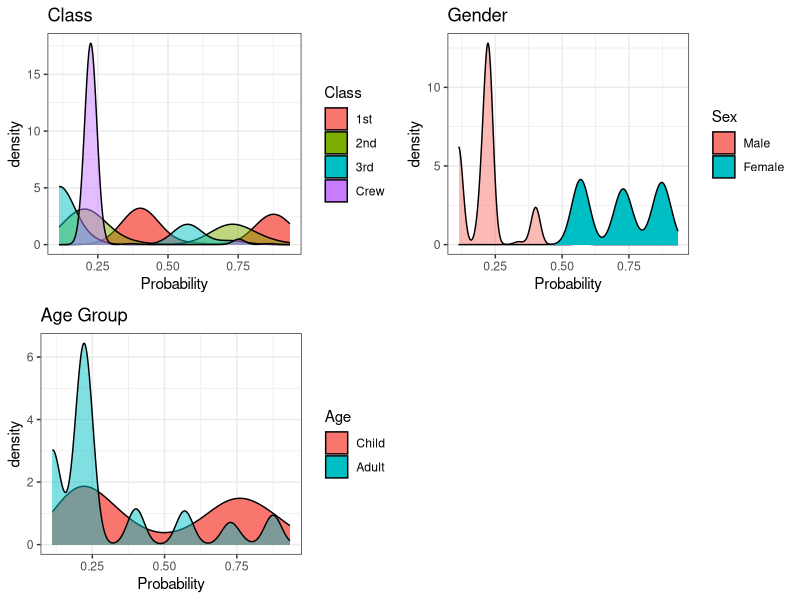

Generate this figure with R:
## ---- chunk 1
knitr::opts_chunk$set(echo = FALSE)
## ---- chunk 2
library(datasets)
library(dplyr)
library(tidyr)
library(ggplot2)
library(ggpubr)
## ---- chunk 3
str(data.frame(Titanic))
## ---- chunk 4
Titanic1 <- data.frame(Titanic) %>%
    rowwise() %>%
    mutate(Freq = list(seq(1, Freq))) %>%
    ungroup() %>%
    unnest(cols=c(Freq)) %>%
    select(-Freq)
str(Titanic1)
## ---- chunk 5
logit2prob <- function(logit){
    odds <- exp(logit)
    prob <- odds / (1 + odds)
    return(prob)
}
mod <- glm(Survived~Class+Sex+Age, data=Titanic1, family="binomial")
pred <- predict(mod, Titanic1)
Titanic1$Pred <- logit2prob(pred)

## ---- chunk 6
# mod is the logistic regression model, and logit2prob converts logit output to probability
logit2prob(predict(mod, data.frame(Class="1st", Sex="Female", Age="Child")))
## ---- chunk 7
p1 <- ggplot(Titanic1, aes(x=Pred, fill=Class, alpha = Class == "1st")) +
            geom_density() + theme_bw() +
            scale_alpha_manual(values=c(0.5, 1), guide=FALSE) + 
            labs(title="Class") +
            xlab("Probability")
p2 <- ggplot(Titanic1, aes(x=Pred, fill=Sex, alpha = Sex == "Female")) +
            geom_density() + theme_bw() +
            scale_alpha_manual(values=c(0.5, 1), guide=FALSE) + 
            labs(title="Gender") +
            xlab("Probability")
p3 <-  ggplot(Titanic1, aes(x=Pred, fill=Age, alpha = Age == "Child")) +
            geom_density() + theme_bw() +
            scale_alpha_manual(values=c(0.5, 1), guide=FALSE) + 
            labs(title="Age Group") +
            xlab("Probability")
ggarrange(p1, p2, p3)
